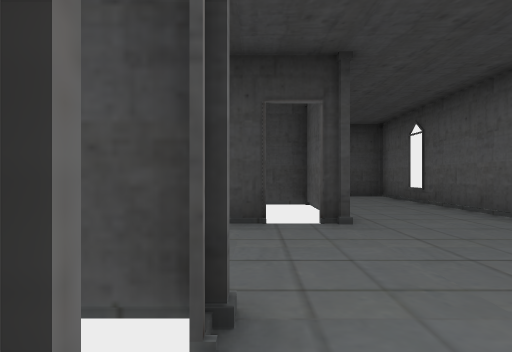
View 1 (above)

16 first-person views from a walk through a 3-D level made in the Godot game engine. The camera is 1.4 m above the floor, looks level and sees 80° across. The floor is counted in squares, 2 m on a side. Each view is taken from the middle of a square. On the plan, view 1 faces up. The plan holds only what a view shows up to about 10 squares ahead; the rest is blank. Door leaves are left out where a doorway can be walked through.

View 2
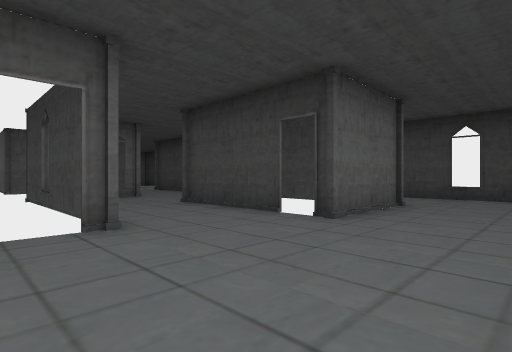

View 3
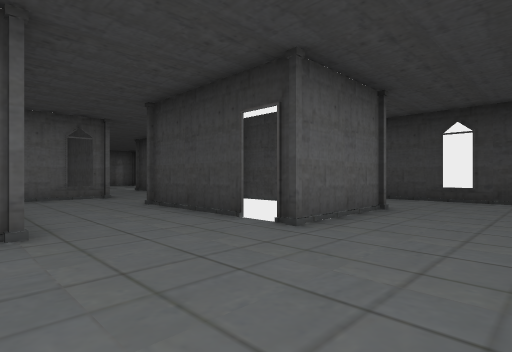

View 4
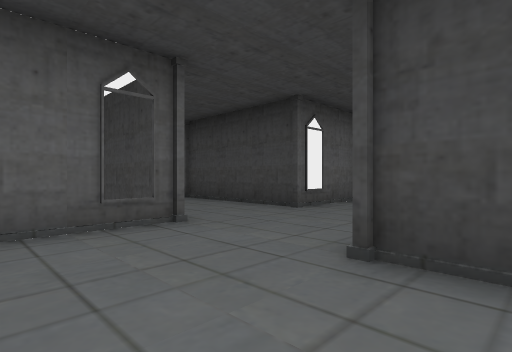

View 5
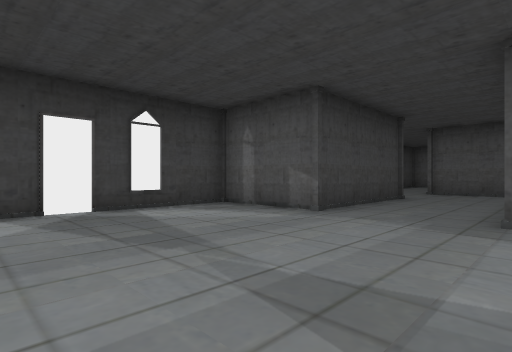

View 6
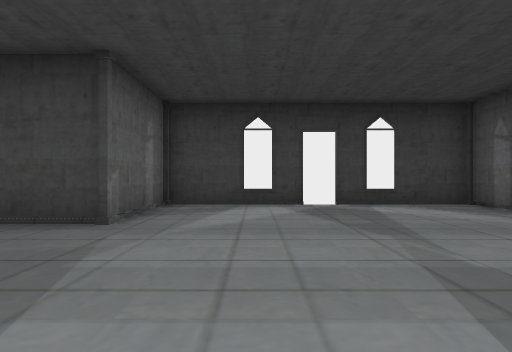

View 7
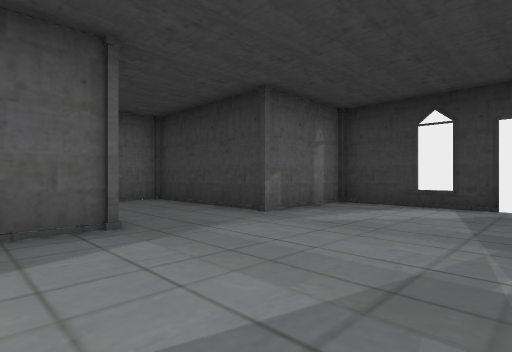

View 8
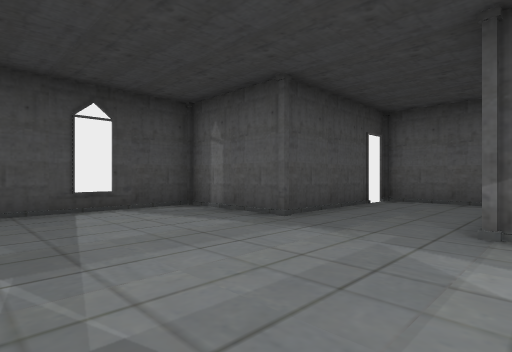

View 9
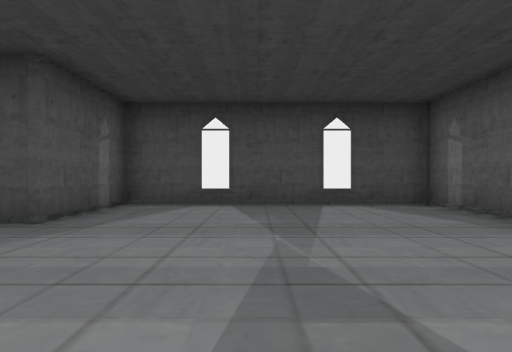

View 10
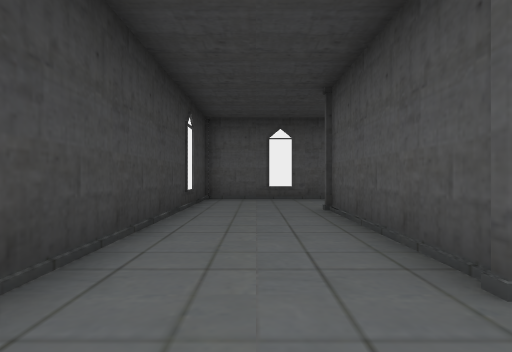

View 11
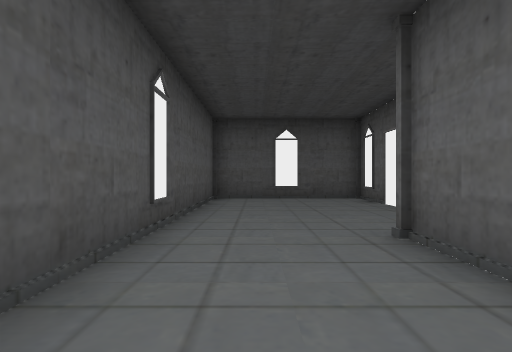

View 12
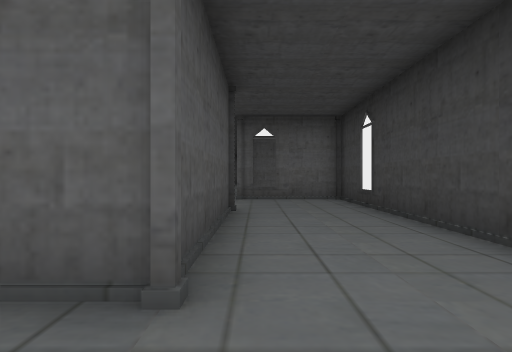

View 13
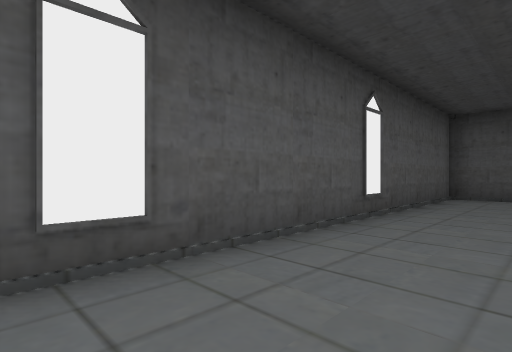

View 14
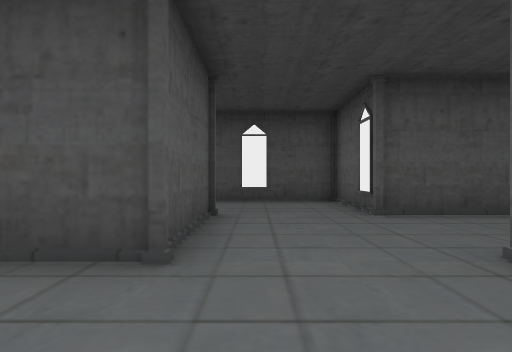

View 15
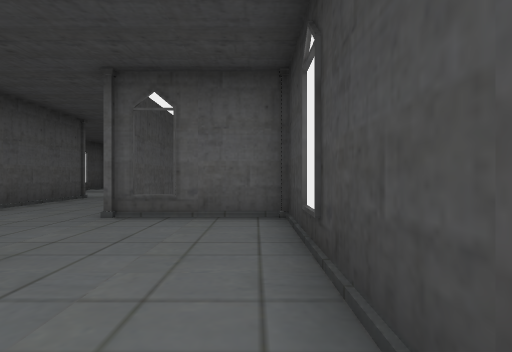

View 16
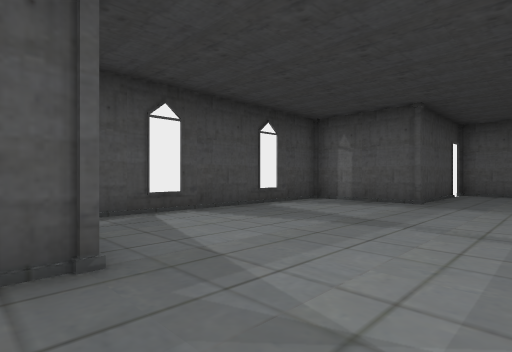

### Floor plan
Points are (right, up) in squares from view 1. A wall is a line through its corners. A room is listed if a view was taken in it or the views show most of it. See-through windows are left out.
Room 1 (views 1, 2, 3, 4, 5, 6, 7, 8, 9, 10, 11, 12, 13, 14, 15, 16)
walls: (-3.2, 5.6) (-3.2, 6.6); (-2.6, 7.4) (0.6, 7.4); (0.2, 4.6) (-2.5, 4.6); (-0.2, 1.5) (-6, 1.5); (-0.2, 1.5) (-0.2, -1.6) (4.3, -1.6) (4.3, 10.5) (-6.2, 10.5) (-6.2, 7.5) (-10.7, 7.5) (-10.7, 10.5) (-14.1, 10.5); (1.2, 6.6) (1.2, 4.5); (-14.8, 10.5) (-18.3, 10.5) (-18.3, 7.5) (-22.6, 7.5); (-21.6, 4.5) (-18.3, 4.5) (-18.3, 1.5) (-10.7, 1.5) (-10.7, 4.5) (-6.2, 4.5) (-6.2, 1.5) (-2.9, 1.5); (-22.8, 6.6) (-22.8, 5.5)
ways out: open door at (-22, 4.5); open door at (-14.5, 10.5); open door at (0.3, 4.7)
objects: pillar (-23, 7); pillar (-18, 2); pillar (-18, 4) to (-18, 5); pillar (-18, 7); pillar (-18, 10); pillar (-11, 2); pillar (-11, 4); pillar (-11, 7) to (-11, 8); pillar (-11, 10); pillar (-6, 2); pillar (-6, 4) to (-6, 5); pillar (-6, 7); pillar (-6, 10); pillar (-3, 5); pillar (-3, 7); pillar (0, -1); pillar (0, 1) to (0, 2); pillar (1, 4); pillar (1, 7); pillar (4, -1); pillar (4, 10)

Positions as (right, up) in squares from view 1, and headings:
1: (0, 0), facing up
2: (4, 0), facing up-left
3: (4, 1), facing up-left
4: (-2, 2), facing up-left
5: (-16, 4), facing up-right
6: (-16, 3), facing up
7: (-14, 3), facing up-left
8: (-14, 8), facing down-left
9: (-14, 9), facing down
10: (-5, 9), facing right
11: (3, 8), facing down
12: (3, 8), facing left
13: (2, 9), facing down-right
14: (-4, 10), facing down
15: (-1, 10), facing left
16: (-10, 7), facing down-left
